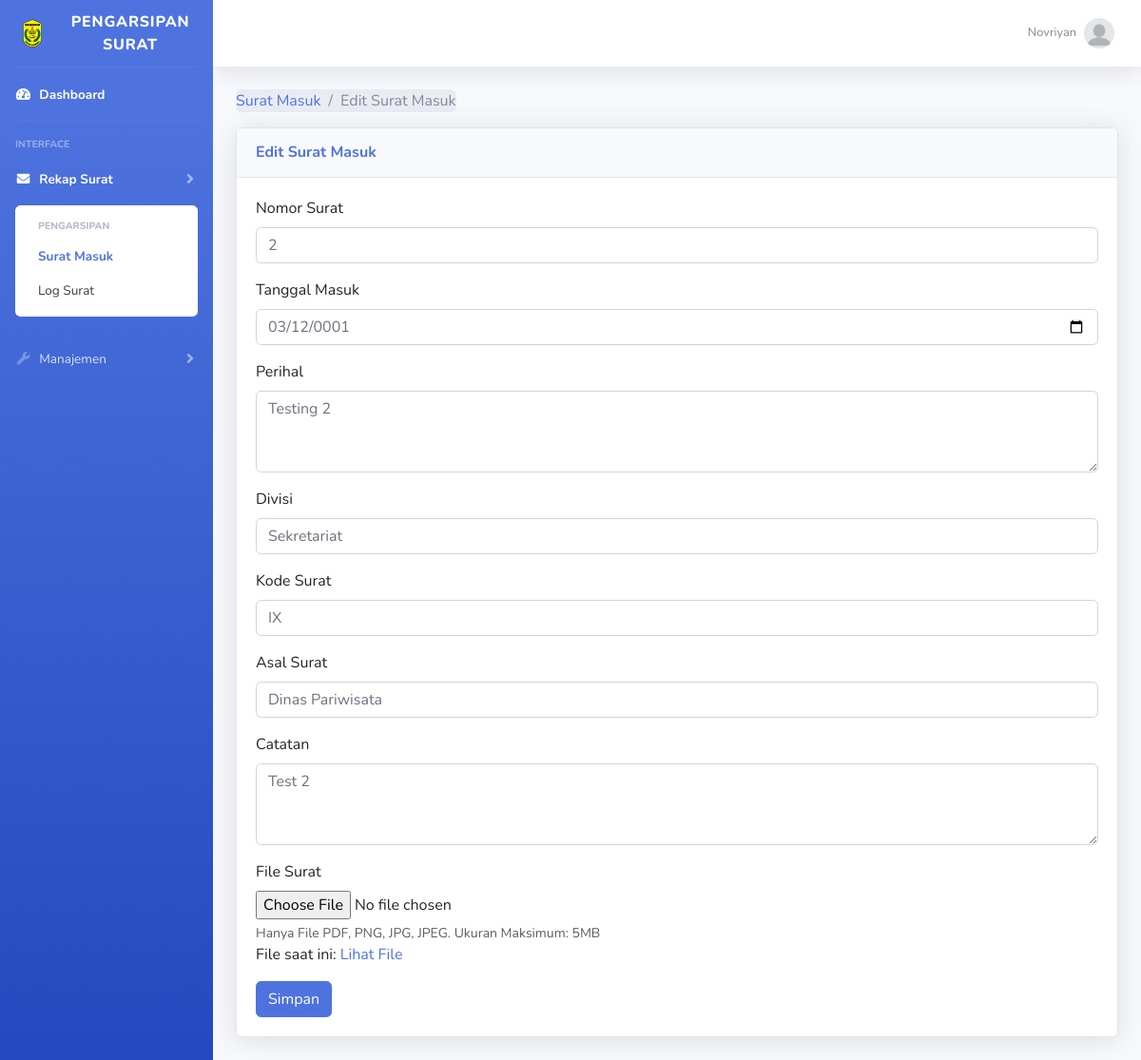
The page /admin/surat_masuk_edit.php?id=26 (signed in) on the database its author committed.
### tables this page shows
CREATE TABLE `user` (
  `id_user` int(3) NOT NULL,
  `nm_user` varchar(100) NOT NULL,
  `username` varchar(70) NOT NULL,
  `password` varchar(50) NOT NULL,
  `role` enum('pegawai','admin') NOT NULL
);

CREATE TABLE `surat_masuk` (
  `id_surat` int(11) NOT NULL,
  `no_surat` varchar(50) NOT NULL,
  `tanggal_masuk` date NOT NULL,
  `perihal` varchar(500) NOT NULL,
  `file_surat` varchar(500) DEFAULT NULL,
  `id_user` int(11) NOT NULL,
  `id_divisi` int(11) NOT NULL,
  `id_kode_surat` int(11) NOT NULL,
  `id_asal_surat` int(11) NOT NULL,
  `catatan` varchar(300) DEFAULT NULL
);

CREATE TABLE `divisi` (
  `id_divisi` int(11) NOT NULL,
  `nama_divisi` varchar(50) NOT NULL
);

CREATE TABLE `kode_surat` (
  `id_kode_surat` int(11) NOT NULL,
  `kode_surat` varchar(50) NOT NULL,
  `keterangan` varchar(50) NOT NULL
);

CREATE TABLE `asal_surat` (
  `id_asal_surat` int(11) NOT NULL,
  `nama_instansi` varchar(200) NOT NULL,
  `alamat_instansi` varchar(200) NOT NULL,
  `no_telpon_instansi` varchar(30) NOT NULL,
  `email_instansi` varchar(100) NOT NULL
);

### admin/surat_masuk_edit.php (the view, shortened to what this page needs)
<?php
include "../koneksi.php";
$id_surat = $_GET['id'];
$query = "SELECT * FROM surat_masuk WHERE id_surat = '$id_surat'";
$result = mysqli_query($conn, $query);
$data_surat = mysqli_fetch_assoc($result);
$divisi_query = mysqli_query($conn, "SELECT * FROM divisi");
$kode_surat_query = mysqli_query($conn, "SELECT * FROM kode_surat");
$asal_surat_query = mysqli_query($conn, "SELECT * FROM asal_surat");
?>
<!DOCTYPE html>
<html lang="en">
<head>
    <link href="https://cdn.jsdelivr.net/npm/bootstrap@5.3.0-alpha1/dist/css/bootstrap.min.css" rel="stylesheet">
    <link href="https://cdn.jsdelivr.net/npm/boxicons@2.1.4/css/boxicons.min.css" rel="stylesheet">
    <link href="../vendor/fontawesome-free/css/all.min.css" rel="stylesheet" type="text/css">
    <link href="../css/sb-admin-2.min.css" rel="stylesheet">
</head>
<body id="page-top">
    <div id="wrapper">
        <ul class="navbar-nav bg-gradient-primary sidebar sidebar-dark accordion" id="accordionSidebar">
            <a class="sidebar-brand d-flex align-items-center justify-content-center" href="index.php">
                <div class="sidebar-brand-icon">
                    <img src="../img/Kayuh_Baimbai.png" alt="Logo" style="width: 50px; height: auto;">
                </div>
                <div class="sidebar-brand-text mx-3">Pengarsipan Surat</div>
            </a>
            <hr class="sidebar-divider my-0">
            <li class="nav-item active">
                <a class="nav-link" href="index.php">
                    <i class="fas fa-fw fa-tachometer-alt"></i>
                    <span>Dashboard</span></a>
            </li>
            <hr class="sidebar-divider">
            <div class="sidebar-heading">
                Interface
            </div>
            <li class="nav-item active">
                <a class="nav-link collapsed" href="#" data-toggle="collapse" data-target="#collapseTwo"
                    aria-expanded="true" aria-controls="collapseTwo">
                    <i class="fas fa-fw fa-envelope"></i>
                    <span>Rekap Surat</span>
                </a>
                <div id="collapseTwo" class="collapse show" aria-labelledby="headingTwo" data-parent="#accordionSidebar">
                    <div class="bg-white py-2 collapse-inner rounded">
                        <h6 class="collapse-header">Pengarsipan</h6>
                        <a class="collapse-item active" href="surat_masuk.php">Surat Masuk</a>
                        <a class="collapse-item" href="log_surat.php">Log Surat</a>
                    </div>
                </div>
            </li>
            <li class="nav-item">
                <a class="nav-link collapsed" href="#" data-toggle="collapse" data-target="#collapseUtilities"
                    aria-expanded="true" aria-controls="collapseUtilities">
                    <i class="fas fa-fw fa-wrench"></i>
                    <span>Manajemen</span>
                </a>
            </li>
        </ul>
        <div id="content-wrapper" class="d-flex flex-column">
            <div id="content">
                <nav class="navbar navbar-expand navbar-light bg-white topbar mb-4 static-top shadow">
                    <ul class="navbar-nav ml-auto">
                <?php include "header.php" ?>
                <div class="container-fluid">
                        <div class="page-breadcrumb d-none d-sm-flex align-items-center mb-3">
                            <div>
                                <nav aria-label="breadcrumb">
                                    <ol class="breadcrumb mb-0 p-0">
                                        <li class="breadcrumb-item"><a href="surat_masuk.php">Surat Masuk</a></li>
                                        <li class="breadcrumb-item active" aria-current="page">Edit Surat Masuk</li>
                                    </ol>
                                </nav>
                            </div>
                        </div>
                    <div class="card shadow mb-4">
                        <div class="card-header py-3">
                            <h6 class="m-0 font-weight-bold text-primary">Edit Surat Masuk</h6>
                        </div>
                        <div class="card-body">
                            <form method="POST" enctype="multipart/form-data">
                                <div class="form-group">
                                    <label for="no_surat">Nomor Surat</label>
                                    <input type="text" class="form-control" id="no_surat" name="no_surat" value="<?php echo $data_surat['no_surat']; ?>" required>
                                </div>
                                <div class="form-group">
                                    <label for="tanggal_masuk">Tanggal Masuk</label>
                                    <input type="date" class="form-control" id="tanggal_masuk" name="tanggal_masuk" value="<?php echo $data_surat['tanggal_masuk']; ?>" required>
                                </div>
                                <div class="form-group">
                                    <label for="perihal">Perihal</label>
                                    <textarea class="form-control" id="perihal" name="perihal" rows="3" required><?php echo $data_surat['perihal']; ?></textarea>
                                </div>
                                <div class="form-group">
                                    <label for="id_divisi">Divisi</label>
                                    <select class="form-control" id="id_divisi" name="id_divisi" required>
                                        <?php while ($row = mysqli_fetch_assoc($divisi_query)) : ?>
                                            <option value="<?php echo $row['id_divisi']; ?>" <?php echo ($data_surat['id_divisi'] == $row['id_divisi']) ? 'selected' : ''; ?>>
                                                <?php echo $row['nama_divisi']; ?>
                                            </option>
                                        <?php endwhile; ?>
                                    </select>
                                </div>
                                <div class="form-group">
                                    <label for="id_kode_surat">Kode Surat</label>
                                    <select class="form-control" id="id_kode_surat" name="id_kode_surat" required>
                                        <?php while ($row = mysqli_fetch_assoc($kode_surat_query)) : ?>
                                            <option value="<?php echo $row['id_kode_surat']; ?>" <?php echo ($data_surat['id_kode_surat'] == $row['id_kode_surat']) ? 'selected' : ''; ?>>
                                                <?php echo $row['kode_surat']; ?>
                                            </option>
                                        <?php endwhile; ?>
                                    </select>
                                </div>
                                <div class="form-group">
                                    <label for="id_asal_surat">Asal Surat</label>
                                    <select class="form-control" id="id_asal_surat" name="id_asal_surat" required>
                                        <?php while ($row = mysqli_fetch_assoc($asal_surat_query)) : ?>
                                            <option value="<?php echo $row['id_asal_surat']; ?>" <?php echo ($data_surat['id_asal_surat'] == $row['id_asal_surat']) ? 'selected' : ''; ?>>
                                                <?php echo $row['nama_instansi']; ?>
                                            </option>
                                        <?php endwhile; ?>
                                    </select>
                                </div>
                                <div class="form-group">
                                    <label for="catatan">Catatan</label>
                                    <textarea class="form-control" id="catatan" name="catatan" rows="3"><?php echo $data_surat['catatan']; ?></textarea>
                                </div>
                                <div class="form-group">
                                    <label for="file_surat">File Surat</label>
                                    <input type="file" class="form-control-file" id="file_surat" name="file_surat" accept=".pdf,.png,.jpg,.jpeg">
                                    <div class="form-text">Hanya File PDF, PNG, JPG, JPEG. Ukuran Maksimum: 5MB</div>
                                    <?php if ($data_surat['file_surat']): ?>
                                        <p>File saat ini: <a href="<?php echo $data_surat['file_surat']; ?>" target="_blank">Lihat File</a></p>
                                    <?php endif; ?>
                                </div>
                                <button type="submit" class="btn btn-primary">Simpan</button>
                            </form>
                        </div>
                    </div>
                </div>
            </div>
        </div>
    </div>
    <link rel="stylesheet" href="https://cdn.datatables.net/1.13.6/css/jquery.dataTables.min.css">
    <link rel="stylesheet" href="https://cdn.datatables.net/buttons/2.4.1/css/buttons.dataTables.min.css">
</body>
</html>

### admin/header.php (shortened to what this page needs)
<?php
include "../koneksi.php";
$id_user = $_SESSION['id_user'];
$query = "SELECT nm_user FROM user WHERE id_user = ?";
$stmt = $conn->prepare($query);
$stmt->bind_param("i", $id_user);
$stmt->execute();
$stmt->bind_result($nm_user);
?>
                            <li class="nav-item dropdown no-arrow">
                                <a class="nav-link dropdown-toggle" href="#" id="userDropdown" role="button"
                                    data-toggle="dropdown" aria-haspopup="true" aria-expanded="false">
                                    <span class="mr-2 d-none d-lg-inline text-gray-600 small"><?php echo htmlspecialchars($nm_user); ?>
                                    </span>
                                    <img class="img-profile rounded-circle"
                                        src="../img/profil.jpg">
                                </a>
                       </li>
                   </ul>
               </nav>

### rows shown on the page
user: nm_user "Novriyan"
surat_masuk: no_surat "2", tanggal_masuk "03/12/0001", perihal "Testing 2", id_divisi "Sekretariat", id_kode_surat "IX", id_asal_surat "Dinas Pariwisata", catatan "Test 2"
